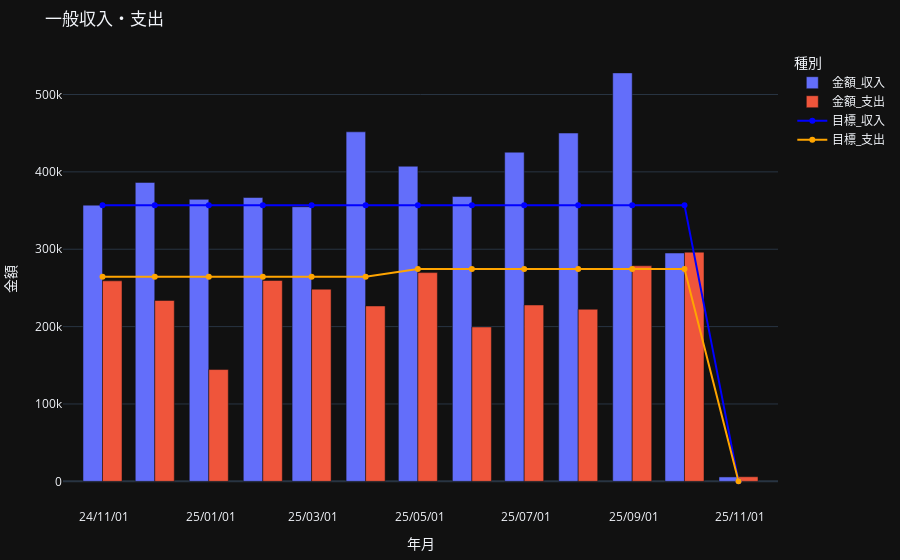

Here is the notebook cell this chart was saved with:
### Code cell
# 3.一般収入・支出
fig = px.bar(
    df_monthly, x=df_monthly.index, y=["金額_収入", "金額_支出"],barmode='group', template='plotly_dark',
    labels={'value':'金額', 'date':'年月', 'variable':'種別'}, title = "一般収入・支出")
#fig.show()
fig.add_scatter(
    x=df_monthly.index,
    y=df_monthly['目標_収入'],
    mode='lines+markers',
    name='目標_収入',
    line=dict(color='blue', width=2)
)
fig.add_scatter(
    x=df_monthly.index,
    y=df_monthly['目標_支出'],
    mode='lines+markers',
    name='目標_支出',
    line=dict(color='orange', width=2)
)
fig.update_xaxes(tickformat="%y/%m/%d")
fig.update_layout(autosize=True, margin=dict(l=10,r=10,t=50,b=20))

### Figure 1 — Plotly figure (JSON) as saved in the notebook; plotly's stock layout.template omitted (floating-point values rounded to 4 significant figures)
{"data": [{"alignmentgroup": "True", "hovertemplate": "種別=金額_収入<br>年月=%{x}<br>金額=%{y}<extra></extra>", "legendgroup": "金額_収入", "marker": {"color": "#636efa", "pattern": {"shape": ""}}, "name": "金額_収入", "offsetgroup": "金額_収入", "orientation": "v", "showlegend": true, "textposition": "auto", "type": "bar", "x": ["2024-10-31T00:00:00.000000000", "2024-11-30T00:00:00.000000000", "2024-12-31T00:00:00.000000000", "2025-01-31T00:00:00.000000000", "2025-02-28T00:00:00.000000000", "2025-03-31T00:00:00.000000000", "2025-04-30T00:00:00.000000000", "2025-05-31T00:00:00.000000000", "2025-06-30T00:00:00.000000000", "2025-07-31T00:00:00.000000000", "2025-08-31T00:00:00.000000000", "2025-09-30T00:00:00.000000000", "2025-10-31T00:00:00.000000000"], "xaxis": "x", "y": [357000.0, 386400.0, 364500.0, 366800.0, 354900.0, 451700.0, 407300.0, 368100.0, 425400.0, 450200.0, 527900.0, 295100.0, 5701.0], "yaxis": "y"}, {"alignmentgroup": "True", "hovertemplate": "種別=金額_支出<br>年月=%{x}<br>金額=%{y}<extra></extra>", "legendgroup": "金額_支出", "marker": {"color": "#EF553B", "pattern": {"shape": ""}}, "name": "金額_支出", "offsetgroup": "金額_支出", "orientation": "v", "showlegend": true, "textposition": "auto", "type": "bar", "x": ["2024-10-31T00:00:00.000000000", "2024-11-30T00:00:00.000000000", "2024-12-31T00:00:00.000000000", "2025-01-31T00:00:00.000000000", "2025-02-28T00:00:00.000000000", "2025-03-31T00:00:00.000000000", "2025-04-30T00:00:00.000000000", "2025-05-31T00:00:00.000000000", "2025-06-30T00:00:00.000000000", "2025-07-31T00:00:00.000000000", "2025-08-31T00:00:00.000000000", "2025-09-30T00:00:00.000000000", "2025-10-31T00:00:00.000000000"], "xaxis": "x", "y": [259200.0, 233800.0, 144500.0, 259600.0, 248400.0, 226700.0, 269800.0, 199500.0, 228000.0, 222400.0, 278600.0, 296200.0, 5960.0], "yaxis": "y"}, {"line": {"color": "blue", "width": 2}, "mode": "lines+markers", "name": "目標_収入", "type": "scatter", "x": ["2024-10-31T00:00:00.000000000", "2024-11-30T00:00:00.000000000", "2024-12-31T00:00:00.000000000", "2025-01-31T00:00:00.000000000", "2025-02-28T00:00:00.000000000", "2025-03-31T00:00:00.000000000", "2025-04-30T00:00:00.000000000", "2025-05-31T00:00:00.000000000", "2025-06-30T00:00:00.000000000", "2025-07-31T00:00:00.000000000", "2025-08-31T00:00:00.000000000", "2025-09-30T00:00:00.000000000", "2025-10-31T00:00:00.000000000"], "y": [357000.0, 357000.0, 357000.0, 357000.0, 357000.0, 357000.0, 357000.0, 357000.0, 357000.0, 357000.0, 357000.0, 357000.0, 0.0]}, {"line": {"color": "orange", "width": 2}, "mode": "lines+markers", "name": "目標_支出", "type": "scatter", "x": ["2024-10-31T00:00:00.000000000", "2024-11-30T00:00:00.000000000", "2024-12-31T00:00:00.000000000", "2025-01-31T00:00:00.000000000", "2025-02-28T00:00:00.000000000", "2025-03-31T00:00:00.000000000", "2025-04-30T00:00:00.000000000", "2025-05-31T00:00:00.000000000", "2025-06-30T00:00:00.000000000", "2025-07-31T00:00:00.000000000", "2025-08-31T00:00:00.000000000", "2025-09-30T00:00:00.000000000", "2025-10-31T00:00:00.000000000"], "y": [264600.0, 264600.0, 264600.0, 264600.0, 264600.0, 264600.0, 274600.0, 274600.0, 274600.0, 274600.0, 274600.0, 274600.0, 0.0]}], "layout": {"autosize": true, "barmode": "group", "legend": {"title": {"text": "種別"}, "tracegroupgap": 0}, "margin": {"b": 20, "l": 10, "r": 10, "t": 50}, "title": {"text": "一般収入・支出"}, "xaxis": {"anchor": "y", "domain": [0, 1], "tickformat": "%y/%m/%d", "title": {"text": "年月"}}, "yaxis": {"anchor": "x", "domain": [0, 1], "title": {"text": "金額"}}}}
